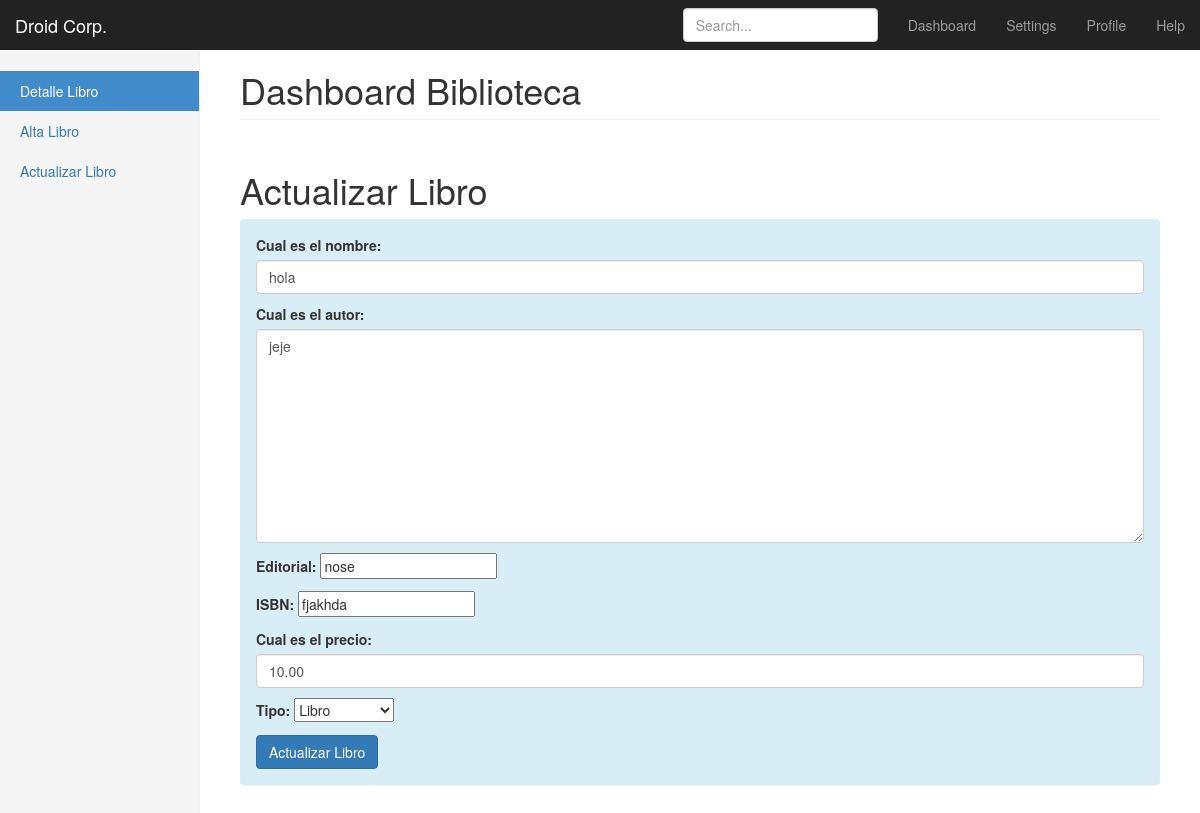
/detalle/1/editar/, run on an earlier commit of the app's database.
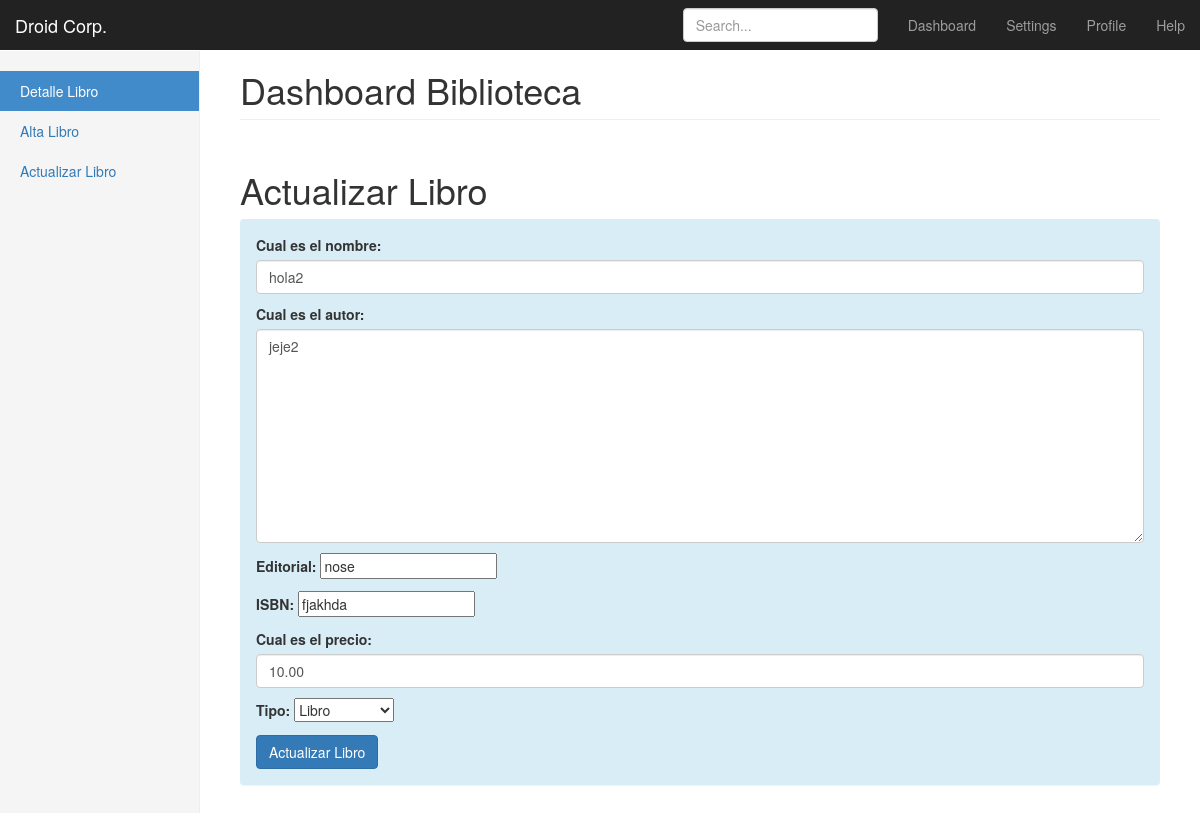
And on a later commit of the database.
### libros/models.py (models this page shows, shortened)
class libromodelo(models.Model):
    nombre = models.CharField(max_length = 40)
    autor = models.CharField(max_length = 40)
    editorial = models.CharField(max_length = 40)
    ISBN = models.CharField(max_length = 40)
    precio = models.DecimalField(max_digits=9999, decimal_places=2)

### libros/views.py (the view)
# urls.py: url(r'^detalle/(?P<object_id>\d+)/editar/$', views.actualizar, name='actualizar'),
def actualizar(request, object_id=None):
    libros = get_object_or_404(libromodelo, id=object_id)
    form = LibroModelForm(request.POST or None, instance=libros)
    if form.is_valid():
        form.save()
        print "Actualizacion exitosa!"
    template = "actualizar.html"
    contexto= {
           "libros": libros,
           "form":form,
           "titulo":"Actualizar Libro"
           }
    return render(request, template, contexto)

### libros/forms.py (shortened to what this page needs)
class LibroModelForm(forms.ModelForm):
    tipo=forms.ChoiceField(choices=OPCIONES_TIPO)
    class Meta:
        model=libromodelo
        fields=[
            "nombre",
            "autor",
            "editorial",
            "ISBN",
            "precio",
            "tipo"
        ]
        labels={
            "nombre":"Cual es el nombre",
            "autor":"Cual es el autor",
            "precio":"Cual es el precio"
        }
        widgets={
            "nombre":forms.TextInput(attrs={'class':'form-control','placeholder':'Ponga el nombre'}),
            "autor":forms.Textarea(attrs={'class':'form-control'}),
            "precio":forms.NumberInput(attrs={'class':'form-control'})
        }

### templates/actualizar.html
{% extends "base.html" %}
{%block content%}
    {%include "form.html" with form=form submit_btn="Actualizar Libro" titulo=titulo%}
{%endblock%}

### templates/form.html
<h1>{{titulo}}</h1>
<div class="panel panel-default">
  <div class="panel-body">
    <form class="" action="" method="POST" class=form-horizontal>{% csrf_token %}
      {{form.as_p}}
      <input type="submit" class ="btn btn-primary "name="" value="{{submit_btn}}">
    </form>
  </div>
</div>

What changed in the data, as far as the page shows it:
changed libromodelo "nose": nombre "hola" → "hola2"; autor "jeje" → "jeje2"
